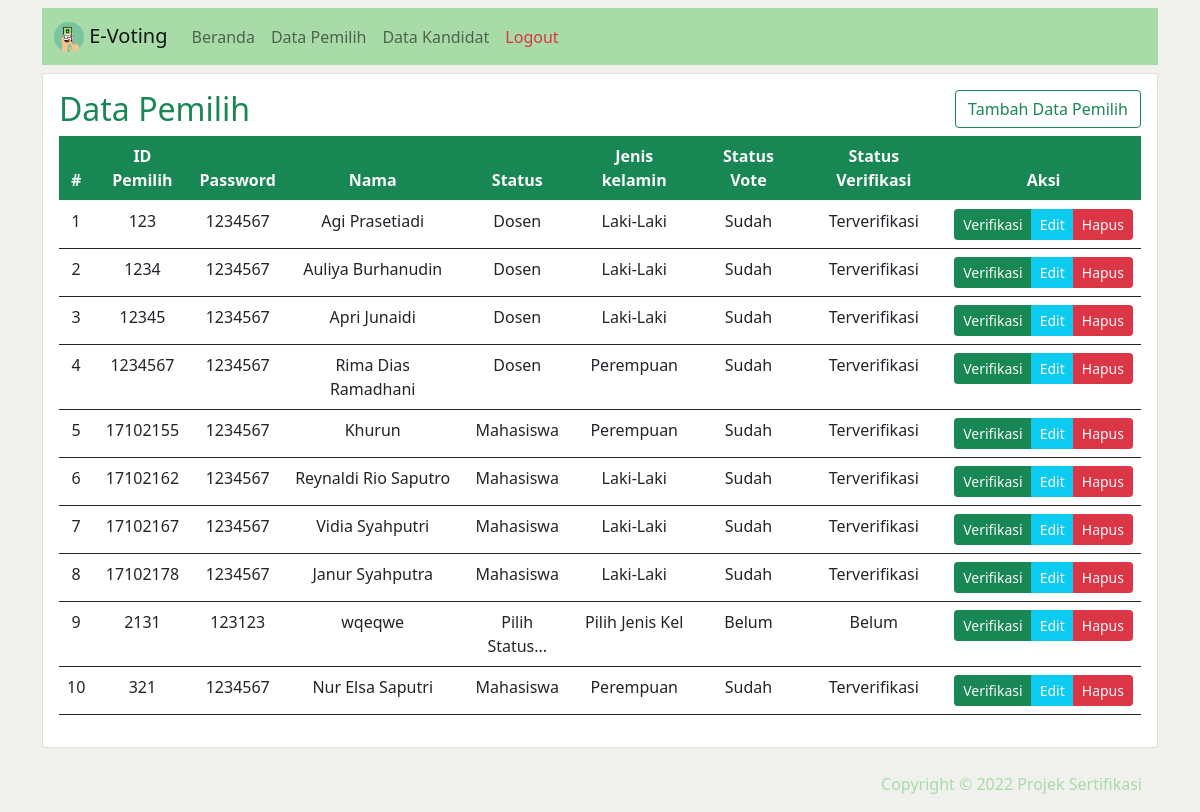
The app's page /datapemilih.php (signed in) with its own data.
### tables this page shows
CREATE TABLE `pemilih` (
  `id_pemilih` varchar(15) NOT NULL,
  `password` varchar(25) NOT NULL,
  `nama` varchar(50) DEFAULT NULL,
  `status` varchar(25) DEFAULT NULL,
  `jenis_kelamin` varchar(15) DEFAULT NULL,
  `votestatus` varchar(11) DEFAULT 'Belum',
  `statusverify` varchar(20) NOT NULL DEFAULT 'Belum'
);

### datapemilih.php (the view, shortened to what this page needs)
<?php
$conn = mysqli_connect("localhost","root", "", "e_voting");
$result = mysqli_query($conn, "SELECT * FROM pemilih");
?>
<!DOCTYPE html>
<html lang="en">
<head>
	<link href="css/bootstrap.min.css" rel="stylesheet">
</head>
<body style="background: #F0F1EC;">
	<div class="container mt-2">
		<?php
      require('navbar_admin.php');
    ?>
		<div class="card mt-2 mb-2">
			<div class="card-body p-3">
				<div class="table-title">
					<div class="row">
						<div class="col">
							<h2 class="text-success">Data Pemilih</h2>
						</div>
						<div class="col">
							<h4 class="text-end"><a href="tambahpemilih.php"
									class="btn btn-outline-success">Tambah Data Pemilih</a></h4>
						</div>
					</div>
				</div>
				<div class="table-responsive">
				<table class="table table-hover border-dark">
					<thead class="thead bg-success">
						<tr>
  							<th class="text-center text-light" >#</th>
							<th class="text-center text-light">ID Pemilih</th>
							<th class="text-center text-light">Password</th>
							<th class="text-center text-light">Nama</th>
							<th class="text-center text-light">Status</th>
							<th class="text-center text-light">Jenis kelamin</th>
							<th class="text-center text-light">Status Vote</th>
							<th class="text-center text-light">Status Verifikasi</th>
							<th class="text-center text-light">Aksi</th>
						</tr>
					</thead>
					<?php
					$i = 1;
					foreach ($result as $row): ?>
					<tr>
						<td class="text-center"><?php echo $i; ?></td>
						<td class="text-center"><?= $row["id_pemilih"]; ?></td>
						<td class="text-center"><?= $row["password"]; ?></td>
						<td class="text-center"><?= $row["nama"]; ?></td>
						<td class="text-center"><?= $row["status"]; ?></td>
						<td class="text-center"><?= $row["jenis_kelamin"]; ?></td>
						<td class="text-center"><?= $row["votestatus"]; ?></td>
						<td class="text-center"><?= $row["statusverify"]; ?></td>
						<td class="text-center">
							<div class="btn-group btn-group-sm" role="group" aria-label="Basic mixed styles example">
							<button type="button" class="btn btn-success"><a class="text-decoration-none text-light" href="verifikasi.php?id_pemilih=<?= $row["id_pemilih"]; ?>">Verifikasi</a></button>
							<button type="button" class="btn btn-info"><a class="text-decoration-none text-light" href="ubahdatapemilih.php?id_pemilih=<?= $row["id_pemilih"]; ?>">Edit</a></button>
							<button type="button" class="btn btn-danger"><a class="text-decoration-none text-light"href="hapusdatapemilih.php?id_pemilih=<?= $row["id_pemilih"]; ?>"
									onclick="return confirm('Anda Yakin Ingin Mengahpus Data Ini?');">Hapus</a></button>
							</div>
						</td>
					</tr>
					<?php $i++; ?>
					<?php endforeach; ?>
				</table>
				</div>
			</div>
		</div>
		<?php
      		require('footer.php');
    	?>
	</div>
</body>
</html>

### navbar_admin.php (shortened to what this page needs)
<nav class="navbar sticky-top navbar-expand-lg navbar-light" style="background-color: #a8dba8; ">
  <div class="container-fluid">
    <a class="navbar-brand" href="#"><img src="icon/logotit.png" alt="" width="30" class="d-inline-block align-text-top"> E-Voting</a>
    <div class="collapse navbar-collapse" id="navbarNav">
      <ul class="navbar-nav">
        <li class="nav-item">
          <a class="nav-link" href="admin.php">Beranda</a>
        </li>
        <li class="nav-item">
          <a class="nav-link" href="datapemilih.php">Data Pemilih</a>
        </li>
        <li class="nav-item">
          <a class="nav-link" href="datakandidat.php">Data Kandidat</a>
        </li>
        <li class="nav-item">
          <a href="?q=logout" class="nav-link text-danger" onclick="return confirm('Anda Yakin Ingin Keluar?');">Logout</a>
        </li>
      </ul>
    </div>
  </div>
</nav>

### footer.php
<div class="p-3 text-end" style="color: #a8dba8;">
<?php
$tahunSekarang = date("Y");
echo "Copyright &copy; {$tahunSekarang} Projek Sertifikasi";
?>
</div>

### records on screen
pemilih: id_pemilih "123", password "1234567", nama "Agi Prasetiadi", status "Dosen", jenis_kelamin "Laki-Laki", votestatus "Sudah", statusverify "Terverifikasi"
pemilih: id_pemilih "1234", password "1234567", nama "Auliya Burhanudin", status "Dosen", jenis_kelamin "Laki-Laki", votestatus "Sudah", statusverify "Terverifikasi"
pemilih: id_pemilih "12345", password "1234567", nama "Apri Junaidi", status "Dosen", jenis_kelamin "Laki-Laki", votestatus "Sudah", statusverify "Terverifikasi"
pemilih: id_pemilih "1234567", password "1234567", nama "Rima Dias Ramadhani", status "Dosen", jenis_kelamin "Perempuan", votestatus "Sudah", statusverify "Terverifikasi"
pemilih: id_pemilih "17102155", password "1234567", nama "Khurun", status "Mahasiswa", jenis_kelamin "Perempuan", votestatus "Sudah", statusverify "Terverifikasi"
pemilih: id_pemilih "17102162", password "1234567", nama "Reynaldi Rio Saputro", status "Mahasiswa", jenis_kelamin "Laki-Laki", votestatus "Sudah", statusverify "Terverifikasi"
pemilih: id_pemilih "17102167", password "1234567", nama "Vidia Syahputri", status "Mahasiswa", jenis_kelamin "Laki-Laki", votestatus "Sudah", statusverify "Terverifikasi"
pemilih: id_pemilih "17102178", password "1234567", nama "Janur Syahputra", status "Mahasiswa", jenis_kelamin "Laki-Laki", votestatus "Sudah", statusverify "Terverifikasi"
pemilih: id_pemilih "2131", password "123123", nama "wqeqwe", status "Pilih Status...", jenis_kelamin "Pilih Jenis Kel", votestatus "Belum", statusverify "Belum"
pemilih: id_pemilih "321", password "1234567", nama "Nur Elsa Saputri", status "Mahasiswa", jenis_kelamin "Perempuan", votestatus "Sudah", statusverify "Terverifikasi"
